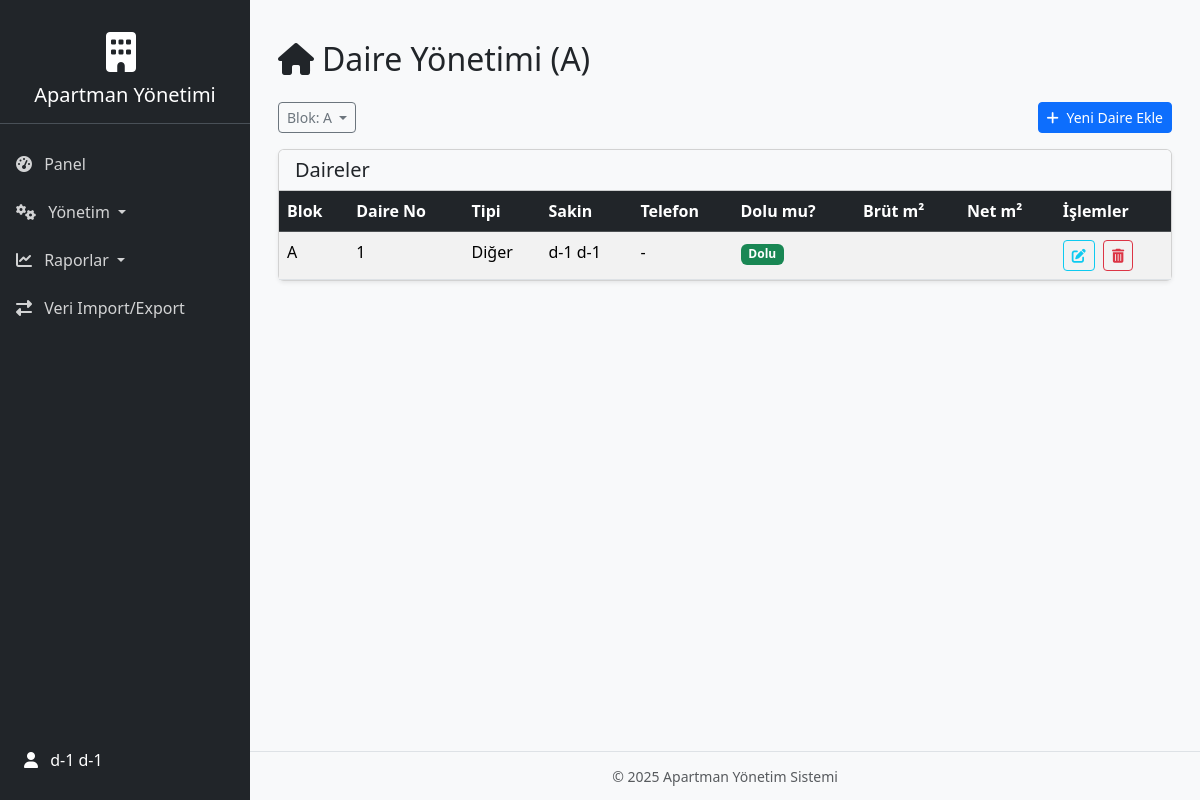
Page /daire-yonetimi/blok/10/ (signed in) on the committed database.
### yonetim/models.py (models this page shows, shortened)
class Kullanici(AbstractUser):
    username = models.CharField(
        _("username"),
        max_length=150,
        unique=True,  # Django'nun USERNAME_FIELD gerekliliği için unique olmalı
        help_text=_("Required. 150 characters or fewer."),
        validators=[AbstractUser.username_validator],
        error_messages={
            "unique": _("A user with that username already exists."),
        },
    )
    email = models.EmailField(_("email address"), blank=True, null=True)
    site_kodu = models.CharField(max_length=100, blank=True, null=True, verbose_name="Site Kodu")
    is_yonetici = models.BooleanField(default=False, verbose_name="Yönetici mi?")
    aktif_daire = models.ForeignKey('Daire', on_delete=models.SET_NULL, null=True, blank=True, related_name='aktif_kullanicisi', verbose_name="Aktif Daire")
    class Meta:
        verbose_name = "Kullanıcı"
        verbose_name_plural = "Kullanıcılar"
        ordering = ['first_name', 'last_name']
        constraints = [
            models.UniqueConstraint(
                fields=['username', 'site_kodu'],
                name='unique_username_per_site',
                violation_error_message="Bu kullanıcı adı bu site için zaten kullanılıyor."
            )
        ]
    def __str__(self):
        return self.get_full_name() or self.username

class Blok(models.Model):
    site = models.ForeignKey(Site, on_delete=models.CASCADE, related_name='bloklar', verbose_name="Site")
    ad = models.CharField(max_length=50, verbose_name="Blok Adı")
    aidat_miktari = models.DecimalField(
        max_digits=10,
        decimal_places=2,
        null=True,
        blank=True,
        verbose_name="Blok Aidat Miktarı",
        help_text="Bu blok için özel aidat miktarı. Boş bırakılırsa site genel aidat miktarı kullanılır."
    )
    aciklama = models.TextField(
        blank=True,
        null=True,
        verbose_name="Blok Açıklaması",
        help_text="Blok hakkında ek bilgiler"
    )
    def __str__(self):
        return f"{self.site.ad} - {self.ad.upper()}"
    class Meta:
        verbose_name = "Blok"
        verbose_name_plural = "Bloklar"
        ordering = ['ad']
        unique_together = ('site', 'ad') # Ensure block names are unique within a site / Blok adlarının site içinde benzersiz olmasını sağla

class Daire(models.Model):
    blok = models.ForeignKey(Blok, on_delete=models.CASCADE, related_name='daireler', verbose_name="Blok")
    daire_no = models.CharField(max_length=20, verbose_name="Daire No")
    kullanici = models.OneToOneField(Kullanici, on_delete=models.SET_NULL, null=True, blank=True, related_name='sakin_oldugu_daire', verbose_name="Sakin")
    telefon_no = models.CharField(max_length=20, null=True, blank=True, verbose_name="Telefon Numarası")
    DAIRE_TIPLERI = [
        ('1+1', '1+1'),
        ('2+1', '2+1'),
        ('3+1', '3+1'),
        ('4+1', '4+1'),
        ('5+1', '5+1'),
        ('dublex', 'Dublex'),
        ('isyeri', 'İş Yeri'),
        ('diger', 'Diğer'),
    ]
    daire_tipi = models.CharField(max_length=20, choices=DAIRE_TIPLERI, default='diger', null=True, blank=True, verbose_name="Daire Tipi")
    m2_brut = models.DecimalField(max_digits=7, decimal_places=2, null=True, blank=True, verbose_name="Brüt Metrekare")
    m2_net = models.DecimalField(max_digits=7, decimal_places=2, null=True, blank=True, verbose_name="Net Metrekare")
    is_dolu = models.BooleanField(default=True, verbose_name="Daire Dolu mu?")
    aciklama = models.TextField(blank=True, null=True, verbose_name="Daire Açıklaması")
    devir_bakiye_gecen_yil = models.DecimalField(max_digits=10, decimal_places=2, default=0.00, verbose_name="Devir Bakiye (Geçen Yıldan)")
    devir_bakiye_yili = models.IntegerField(null=True, blank=True, verbose_name="Devir Bakiye Yılı")
    def get_sortable_daire_no(self):
        """
        Helper for natural sorting of daire_no. Separates numeric and non-numeric parts.
        Daire no'sunun doğal sıralaması için yardımcı. Sayısal ve sayısal olmayan kısımları ayırır.
        Example: '1A' -> (1, 'A'), '10' -> (10, '')
        """
        num_part = ""
        str_part = ""
        for char in self.daire_no:
            if char.isdigit():
                num_part += char
            else:
                str_part += char
        return (int(num_part) if num_part else 0, str_part.lower())
    class Meta:
        verbose_name = "Daire"
        verbose_name_plural = "Daireler"
        ordering = ['blok', 'daire_no'] # Consider using a custom ordering based on get_sortable_daire_no if needed for complex cases
        unique_together = ('blok', 'daire_no') # Ensure flat numbers are unique within a block / Daire numaralarının blok içinde benzersiz olmasını sağla

### yonetim/views.py (the view)
# urls.py: path('daire-yonetimi/', views.daire_yonetimi_view, name='daire_yonetimi'),
@login_required
def daire_yonetimi_view(request, blok_id=None):
    user_site = get_user_site(request.user)
    if not user_site or not (request.user.is_yonetici or request.user.is_superuser):
        messages.warning(request, "Bu işlem için yetkiniz yok veya bir siteye bağlı değilsiniz.")
        return redirect('yonetim:panel')
    bloklar = Blok.objects.filter(site=user_site).order_by('ad')
    secili_blok = None
    daireler = Daire.objects.filter(blok__site=user_site).select_related('blok', 'kullanici').order_by('blok__ad', 'daire_no') # Başlangıçta tüm daireler
    if blok_id:
        try:
            secili_blok = Blok.objects.get(id=blok_id, site=user_site)
            daireler = daireler.filter(blok=secili_blok)
        except Blok.DoesNotExist:
            messages.error(request, "Belirtilen blok bulunamadı.")
            return redirect('yonetim:daire_yonetimi') # Blok ID'siz URL'ye yönlendir
    if request.method == 'POST':
        form = DaireForm(request.POST, site=user_site)
        if form.is_valid():
            try:
                yeni_daire = form.save(commit=False)
                yeni_daire.save()
                messages.success(request, f"{yeni_daire.daire_tam_adi} başarıyla eklendi.")
                if secili_blok:
                    return redirect('yonetim:daire_yonetimi_blok', blok_id=secili_blok.id)
                return redirect('yonetim:daire_yonetimi')
            except Exception as e:
                messages.error(request, f"Daire eklenirken bir hata oluştu: {e}")
        else:
            messages.warning(request, "Lütfen formdaki hataları düzeltin.")
    else:
        form = DaireForm(site=user_site)
    context = {
        'title': 'Daire Yönetimi',
        'user_site': user_site,
        'bloklar': bloklar,
        'secili_blok': secili_blok,
        'daireler': daireler,
        'form': form,
        'form_title': 'Yeni Daire Ekle' # Daha sonra düzenleme için değişebilir
    }
    return render(request, 'yonetim/daire_yonetimi.html', context)

### yonetim/templatetags/yonetim_tags.py (called while the page is built)
@register.filter(name='get_user_site')
def get_user_site_tag(user):
    from yonetim.utils import get_user_site as get_user_site_util # IMPORT'U BURAYA TAŞI
    if not user or not user.is_authenticated:
        return None
    return get_user_site_util(user)

### yonetim/utils.py (called while the page is built, shortened)
def get_user_site(user):
    if not user.is_authenticated:
        return None
    Site = apps.get_model('yonetim', 'Site')
    if user.is_yonetici:
        site = Site.objects.filter(yonetici=user).first()
        if site:
            return site

### yonetim/templates/yonetim/daire_yonetimi.html (shortened to what this page needs)
{% extends "yonetim/base.html" %}
{% load widget_tweaks %}
{% load humanize %}
{% block content %}
<div class="container mt-4">
    <h2 class="mb-4"><i class="fas fa-home me-2"></i>{{ title }} {% if secili_blok %}({{ secili_blok.ad }}){% endif %}</h2>
    <div class="row mb-3">
        <div class="col-md-8">
            <div class="dropdown">
                <button class="btn btn-outline-secondary dropdown-toggle btn-sm" type="button" id="blokFiltreDropdown" data-bs-toggle="dropdown" aria-expanded="false">
                    {% if secili_blok %}
                        Blok: {{ secili_blok.ad }}
                    {% else %}
                        Tüm Bloklar
                    {% endif %}
                </button>
            </div>
        </div>
        <div class="col-md-4 text-end">
            <button class="btn btn-primary btn-sm" type="button" data-bs-toggle="modal" data-bs-target="#daireEkleModal">
                <i class="fas fa-plus me-1"></i> Yeni Daire Ekle
            </button>
        </div>
    </div>
    <div class="card shadow-sm">
        <div class="card-header bg-light">
            <h5 class="mb-0">Daireler</h5>
        </div>
        <div class="card-body p-0">
            {% if daireler %}
            <div class="table-responsive">
                <table class="table table-striped table-hover mb-0">
                    <thead class="table-dark">
                        <tr>
                            <th>Blok</th>
                            <th>Daire No</th>
                            <th>Tipi</th>
                            <th>Sakin</th>
                            <th>Telefon</th>
                            <th>Dolu mu?</th>
                            <th>Brüt m²</th>
                            <th>Net m²</th>
                            <th>İşlemler</th>
                        </tr>
                    </thead>
                    <tbody>
                        {% for daire in daireler %}
                        <tr>
                            <td>{{ daire.blok.ad }}</td>
                            <td>{{ daire.daire_no }}</td>
                            <td>{{ daire.get_daire_tipi_display|default:"-" }}</td>
                            <td>{{ daire.kullanici.get_full_name|default:"-" }}</td>
                            <td>{{ daire.telefon_no|default:"-" }}</td>
                            <td>
                                {% if daire.is_dolu %}
                                    <span class="badge bg-success">Dolu</span>
                                {% else %}
                                    <span class="badge bg-warning text-dark">Boş</span>
                                {% endif %}
                            </td>
                            <td>{{ daire.m2_brut|default_if_none:"-"|floatformat:"2g"|intcomma }}</td>
                            <td>{{ daire.m2_net|default_if_none:"-"|floatformat:"2g"|intcomma }}</td>
                            <td>
                                <button class="btn btn-sm btn-outline-info me-1" title="Düzenle" data-bs-toggle="modal" data-bs-target="#daireDuzenleModal-{{ daire.id }}">
                                    <i class="fas fa-edit"></i>
                                </button>
                                <a href="#" class="btn btn-sm btn-outline-danger" title="Sil" onclick="return confirm('Bu daireyi silmek istediğinizden emin misiniz?');">
                                    <i class="fas fa-trash-alt"></i>
                                </a>
                            </td>
                        </tr>
                        {% endfor %}
                    </tbody>
                </table>
            </div>
            {% endif %}
        </div>
    </div>
</div>
{% endblock content %}

### yonetim/templates/yonetim/base.html (shortened to what this page needs)
<!doctype html>
{% load yonetim_tags %}
{% load static %}
{% load i18n %}
{% load humanize %}
{% load widget_tweaks %}
{% now "Y" as current_year_for_link %}
{% now "m" as current_month_for_link %}
<html lang="tr">
<head>
    <link href="https://cdn.jsdelivr.net/npm/bootstrap@5.3.3/dist/css/bootstrap.min.css" rel="stylesheet">
    <link rel="stylesheet" href="https://cdnjs.cloudflare.com/ajax/libs/font-awesome/6.5.1/css/all.min.css" />
</head>
<body>
    <div id="sidebar" class="bg-dark d-flex flex-column" style="height: 100vh;">
        <div class="sidebar-header text-center">
             <a class="navbar-brand text-white" href="{% url 'yonetim:panel' %}">
                {% with user_site=request.user|get_user_site %}
                    {% if user_site and user_site.logo %}
                        <img src="{{ user_site.logo.url }}" alt="Logo" class="d-inline-block align-text-top me-2 rounded img-fluid">
                    {% else %}
                        <i class="fas fa-building fa-2x me-2"></i>
                    {% endif %}
                {% endwith %}
                <h5 class="mt-2 mb-0">Apartman Yönetimi</h5>
            </a>
        </div>
        <ul class="nav flex-column flex-grow-1">
            {% if user.is_authenticated %}
                <li class="nav-item">
                    <a class="nav-link {% if request.resolver_match.url_name == 'panel' %}active{% endif %}" href="{% url 'yonetim:panel' %}"><i class="fas fa-tachometer-alt me-2"></i> Panel</a>
                </li>
                {% if user.is_yonetici or user.is_superuser %}
                <li class="nav-item">
                    <a class="nav-link dropdown-toggle " href="#managementSubmenu" data-bs-toggle="collapse" aria-expanded="false">
                        <i class="fas fa-cogs me-2"></i> Yönetim
                    </a>
                </li>
                <li class="nav-item">
                    <a class="nav-link dropdown-toggle {% if request.resolver_match.url_name in 'yillik_rapor_pdf aylik_rapor' %}active{% endif %}" href="#reportsSubmenu" data-bs-toggle="collapse" aria-expanded="false">
                        <i class="fas fa-chart-line me-2"></i> Raporlar
                    </a>
                </li>
                <li class="nav-item">
                    <a class="nav-link {% if request.resolver_match.url_name == 'import_export' %}active{% endif %}" href="{% url 'yonetim:import_export' %}"><i class="fas fa-exchange-alt me-2"></i> Veri Import/Export</a>
                </li>
                {% endif %}
            {% endif %}
        </ul>
        {% if user.is_authenticated %}
        <div class="mt-auto mb-3">
            <a class="nav-link text-white d-block px-4" href="#userSubmenu" data-bs-toggle="collapse" aria-expanded="false">
                <i class="fas fa-user me-2"></i> {{ user.get_full_name|default:user.username }}
            </a>
        </div>
        {% endif %}
    </div>
    <div id="content">
        <main class="container mt-0 mb-0 ps-3 pe-3 pt-3 pb-0">
            {% block content %}
            {% endblock content %}
        </main>
        <footer class="footer">
            <small class="text-muted">&copy; {% now "Y" %} Apartman Yönetim Sistemi</small>
        </footer>
    </div>
</body>
</html>

### yonetim/templates/yonetim/base.html (style rules this page uses)
body { background-color: #f8f9fa; display: flex; }
#sidebar { min-width: 250px; max-width: 250px; background: #343a40; color: #fff; transition: all 0.3s; height: 100vh; position: fixed; top: 0; left: 0; z-index: 1000; padding-top: 1rem; overflow-y: auto; }
#sidebar .nav-link { color: rgba(255, 255, 255, 0.8); padding: 0.75rem 1rem; }
#sidebar .sidebar-header { padding: 1rem; font-size: 1.25rem; border-bottom: 1px solid #495057; margin-bottom: 1rem; }
#content { width: calc(100% - 250px); margin-left: 250px; height: 100vh; display: flex; flex-direction: column; overflow: hidden; }
#content > main.container { flex-grow: 1; overflow-y: hidden; padding: 1rem; display: flex; flex-direction: column; }
.footer { background-color: #f8f9fa; border-top: 1px solid #dee2e6; padding: 0.75rem 0; text-align: center; flex-shrink: 0; width: 100%; }

### rows in the picture
Kullanici: get_full_name "d-1 d-1"
Blok: ad "A"
Daire: blok.ad "A", daire_no "1", daire_tipi "Diğer", kullanici.get_full_name "d-1 d-1", telefon_no "-", is_dolu "Dolu"

### other values in the picture
{{ title }} "Daire Yönetimi"
